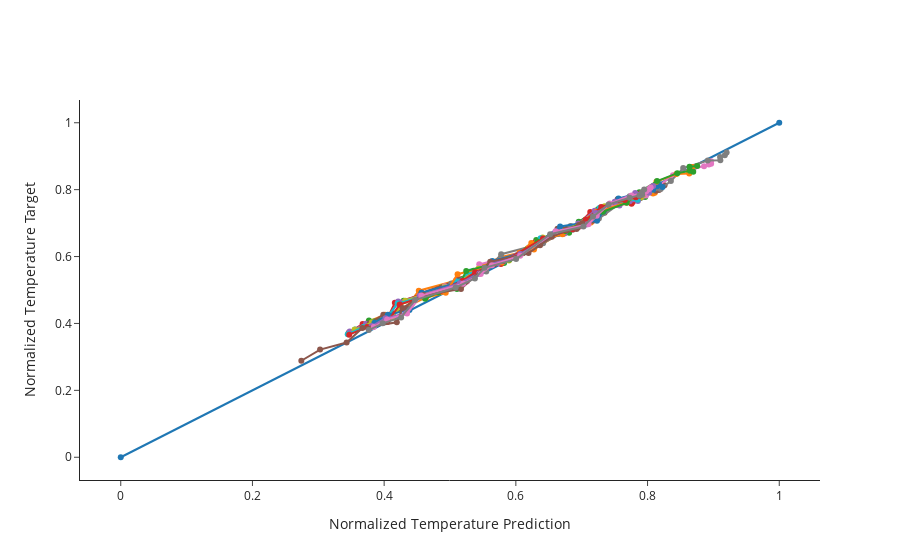

The code cell stored with this chart in its notebook:
### Code cell
fig = go.Figure()
fig.add_trace(go.Scatter(x=[0, 1], y=[0, 1], showlegend=False, mode="markers+lines"))
for i in range(0, len(datasets["X_train"]), batch_size * skip):
    df_pred = pd.DataFrame(model.predict(datasets["X_train"][i : i + batch_size], verbose=0)[:, :, 0])
    df_train = pd.DataFrame(datasets["y_train"][i : i + batch_size][:, :, 0])
    fig.add_trace(
        go.Scatter(
            x=df_pred[0].values,
            y=df_train[0].values,
            showlegend=False,
            mode="markers+lines",
        )
    )

fig.update_yaxes(title="Normalized Temperature Target")
fig.update_xaxes(title="Normalized Temperature Prediction")
fig.update_layout(template="simple_white")
fig.update_layout(height=500)
